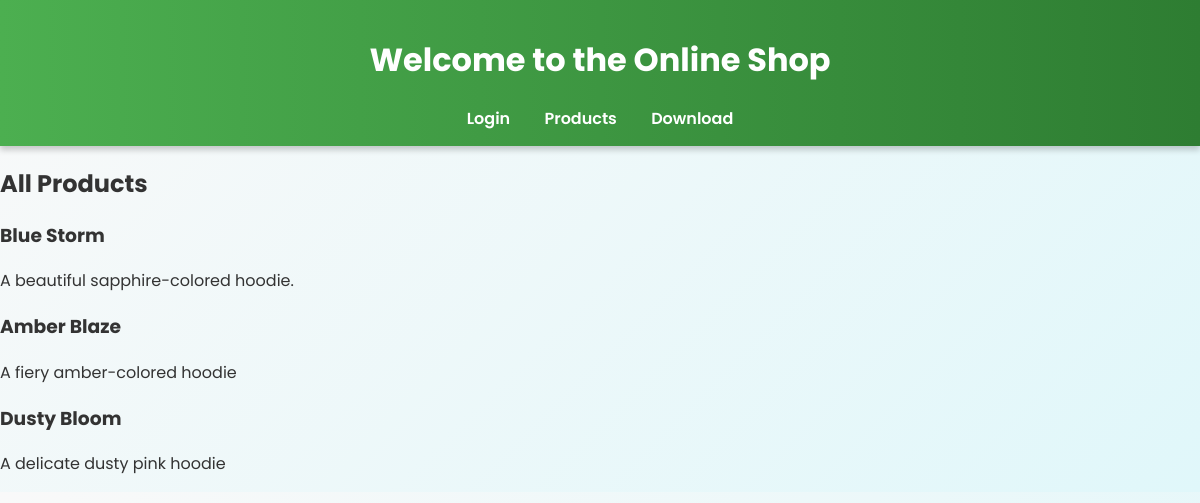
The page /admin_view_products.php on the database its author committed.
### tables this page shows
CREATE TABLE `products` (
  `id` int(11) NOT NULL,
  `name` varchar(255) NOT NULL,
  `description` text DEFAULT NULL,
  `price` decimal(10,2) DEFAULT NULL,
  `image_url` varchar(255) DEFAULT NULL
);

### admin_view_products.php (the view, shortened to what this page needs)
<?php
require_once 'db.php';
include('header.php');
$sql = "SELECT * FROM products";
$stmt = $pdo->query($sql);
$products = $stmt->fetchAll(PDO::FETCH_ASSOC);
echo "<h2>All Products</h2>";
foreach ($products as $product) {
    echo "<div>";
    echo "<h3>" . $product['name'] . "</h3>";
    echo "<p id='product-description'>" . $product['description'] . "</p>";
    echo "</div>";
}
?>

### styles.css (style rules this page uses)
body { font-family: 'Poppins', sans-serif; margin: 0; padding: 0; background: linear-gradient(135deg, #f9f9f9, #e0f7fa); color: #333; }

### rows shown on the page
products: name "Blue Storm", description "A beautiful sapphire-colored hoodie."
products: name "Amber Blaze", description "A fiery amber-colored hoodie"
products: name "Dusty Bloom", description "A delicate dusty pink hoodie"
